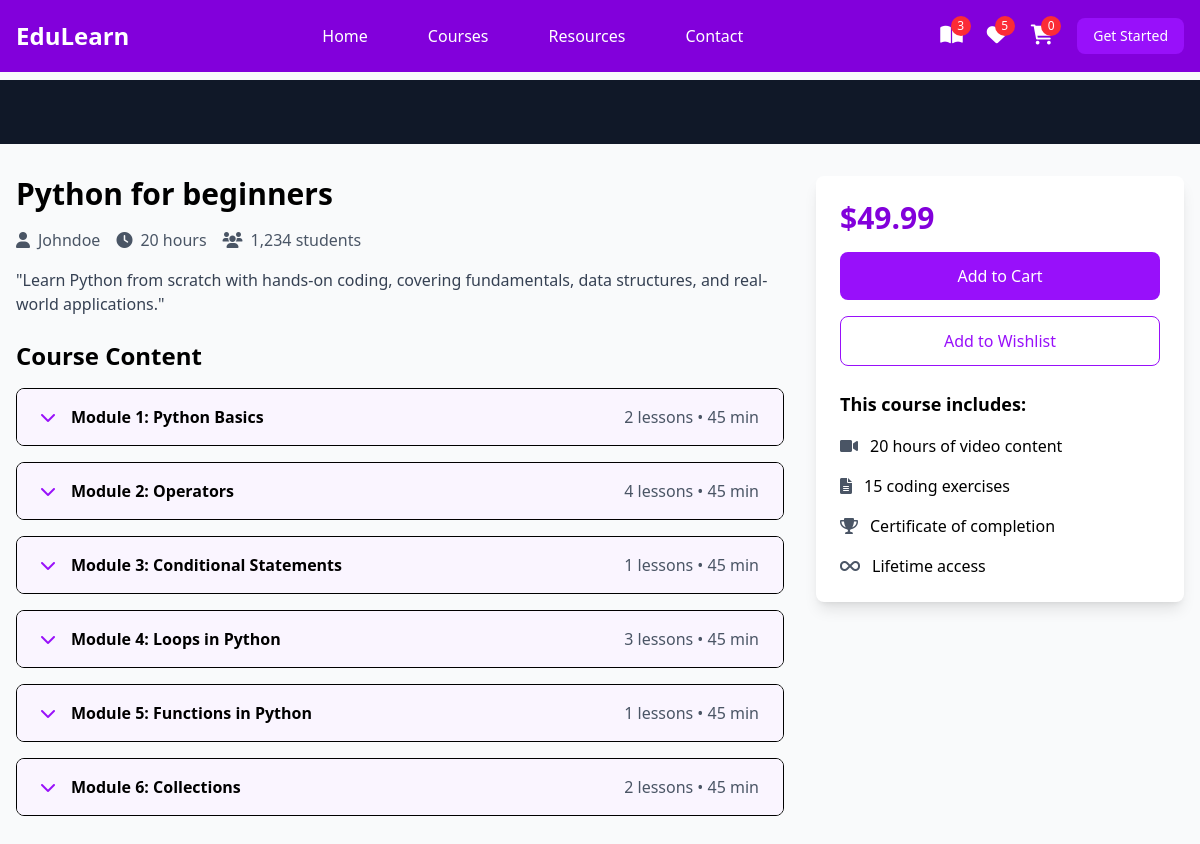
/student/coursedetail/1/ (signed in), run on the app's committed database.
### instructor/models.py (models this page shows, shortened)
class User(AbstractUser):
    ROLE_OPTIONS={
        ("student","student"),
        ("instructor","instructor")
    }
    role=models.CharField(max_length=20,choices=ROLE_OPTIONS,default="student")

class Course(models.Model):
    title=models.CharField(max_length=200)
    description=models.TextField()
    price=models.DecimalField(decimal_places=2,max_digits=5)
    owner=models.ForeignKey(User,on_delete=models.SET_NULL,related_name="courses",null=True)
    is_free=models.BooleanField(default=False)
    picture=models.ImageField(upload_to="courseimages",null=True,blank=True,default="courseimages/default.png")
    thumbnail=EmbedVideoField()
    category_objects=models.ManyToManyField(Category)
    created_at=models.DateTimeField(auto_now_add=True)
    updated_at=models.DateTimeField(auto_now=True)

class Module(models.Model):
    title=models.CharField(max_length=200)
    course_object=models.ForeignKey(Course,on_delete=models.CASCADE,related_name="modules")
    order=models.PositiveIntegerField()
    class Meta:
        ordering=["order"]

### student/views.py (the view)
# urls.py: path("coursedetail/<int:pk>/",views.CourseDetailView.as_view(),name='course-detail'),
class CourseDetailView(View):
    def get(self,request,*args,**kwargs):
        id=kwargs.get("pk")
        course_instance=Course.objects.get(id=id)
        return render(request,"course_detail.html",{"course":course_instance})

### student/templates/course_detail.html (shortened to what this page needs)
{%extends 'base.html'%}
{%load embed_video_tags%}
{%block main_block%}
    <div class="pt-20">
        <div class="bg-gray-900 w-full">
            <div class="max-w-screen-xl mx-auto px-4 py-8">
            </div>
        </div>
        <div class="max-w-screen-xl mx-auto px-4 py-8 grid grid-cols-1 lg:grid-cols-3 gap-8">
            <div class="lg:col-span-2">
                <h1 class="text-3xl font-bold mb-4">{{course.title}}</h1>
                <div class="flex items-center mb-4 text-gray-600">
                    <span class="mr-4"><i class="fas fa-user mr-2"></i>{{course.owner}}</span>
                    <span class="mr-4"><i class="fas fa-clock mr-2"></i>20 hours</span>
                    <span><i class="fas fa-users mr-2"></i>1,234 students</span>
                </div>
                <p class="text-gray-700 mb-6">{{course.description}}</p>
                <div class="space-y-4">
                    <h2 class="text-2xl font-bold mb-4">Course Content</h2>
                    {%for module in course.modules.all%}
                    <div class="border rounded-lg overflow-hidden">
                        <button class="w-full px-6 py-4 bg-purple-50 hover:bg-purple-100 flex items-center justify-between" onclick="toggleModule('module{{forloop.counter}}')">
                            <div class="flex items-center">
                                <i class="fas fa-chevron-down mr-4 text-purple-600"></i>
                                <span class="font-semibold">Module {{forloop.counter}}: {{module.title}}</span>
                            </div>
                            <span class="text-gray-600">{{module.lessons.all.count}} lessons • 45 min</span>
                        </button>
                    </div>
                    {%endfor%}
                </div>
            </div>
            <div class="lg:col-span-1">
                <div class="bg-white p-6 rounded-lg shadow-lg sticky top-24">
                    <div class="text-3xl font-bold mb-4 text-purple-700">$49.99</div>
                    <a href="{%url 'add-to-cart' course.id%}">
                        <button class="w-full bg-purple-600 text-white py-3 rounded-lg mb-4 hover:bg-purple-700 transition duration-300">
                            Add to Cart
                        </button>
                    </a>
                    <button class="w-full border border-purple-600 text-purple-600 py-3 rounded-lg mb-6 hover:bg-purple-50 transition duration-300">
                        Add to Wishlist
                    </button>
                    <div class="space-y-4">
                        <h3 class="font-bold text-lg">This course includes:</h3>
                        <div class="flex items-center">
                            <i class="fas fa-video mr-3 text-gray-600"></i>
                            <span>20 hours of video content</span>
                        </div>
                        <div class="flex items-center">
                            <i class="fas fa-file-alt mr-3 text-gray-600"></i>
                            <span>15 coding exercises</span>
                        </div>
                        <div class="flex items-center">
                            <i class="fas fa-trophy mr-3 text-gray-600"></i>
                            <span>Certificate of completion</span>
                        </div>
                        <div class="flex items-center">
                            <i class="fas fa-infinity mr-3 text-gray-600"></i>
                            <span>Lifetime access</span>
                        </div>
                    </div>
                </div>
            </div>
        </div>
    </div>
{%endblock%}

### student/templates/base.html (shortened to what this page needs)
<!DOCTYPE html>
<html lang="en">
<head>
    <script src="https://unpkg.com/@tailwindcss/browser@4"></script>
    <link href="https://cdnjs.cloudflare.com/ajax/libs/font-awesome/6.0.0/css/all.min.css" rel="stylesheet">
</head>
<body class="bg-gray-50">
    <nav class="bg-purple-700 fixed w-full z-20 top-0 left-0">
        <div class="max-w-screen-xl flex flex-wrap items-center justify-between mx-auto p-4">
            <a href="#" class="flex items-center">
                <span class="self-center text-2xl font-semibold text-white">EduLearn</span>
            </a>
            <div class="items-center justify-between hidden w-full md:flex md:w-auto md:order-1">
                <ul class="flex flex-col p-4 md:p-0 mt-4 font-medium md:flex-row md:space-x-8 md:mt-0">
                    <li><a href="#" class="block py-2 pl-3 pr-4 text-white hover:text-purple-200">Home</a></li>
                    <li><a href="{%url 'mycourses'%}" class="block py-2 pl-3 pr-4 text-white hover:text-purple-200">Courses</a></li>
                    <li><a href="#" class="block py-2 pl-3 pr-4 text-white hover:text-purple-200">Resources</a></li>
                    <li><a href="#" class="block py-2 pl-3 pr-4 text-white hover:text-purple-200">Contact</a></li>
                </ul>
            </div>
            <div class="flex items-center space-x-6 md:order-2">
                <div class="relative group">
                    <a href="#" class="text-white hover:text-purple-200">
                        <i class="fas fa-book-open text-xl"></i>
                        <span class="absolute -top-2 -right-2 bg-red-500 text-white text-xs rounded-full h-5 w-5 flex items-center justify-center">3</span>
                    </a>
                </div>
                <div class="relative group">
                    <a href="#" class="text-white hover:text-purple-200">
                        <i class="fas fa-heart text-xl"></i>
                        <span class="absolute -top-2 -right-2 bg-red-500 text-white text-xs rounded-full h-5 w-5 flex items-center justify-center">5</span>
                    </a>
                </div>
                <div class="relative group">
                    <a href="{%url 'cart-summary'%}" class="text-white hover:text-purple-200">
                        <i class="fas fa-shopping-cart text-xl"></i>
                        <span class="absolute -top-2 -right-2 bg-red-500 text-white text-xs rounded-full h-5 w-5 flex items-center justify-center">{{request.user.basket.all.count}}</span>
                    </a>
                </div>
                <button class="text-white bg-purple-600 hover:bg-purple-800 focus:ring-4 focus:outline-none focus:ring-purple-300 font-medium rounded-lg text-sm px-4 py-2 text-center">Get Started</button>
            </div>
        </div>
    </nav>
   {%block main_block%}
   {%endblock%}
</body>
</html>

### data on the page
User: user.basket.all.count "0"
Course: title "Python for beginners", owner "Johndoe", description "\"Learn Python from scratch with hands-on coding, covering fundamentals, data structures, and real-world applications.\""
Module: title "Python Basics", lessons.all.count "2"
Module: title "Operators", lessons.all.count "4"
Module: title "Conditional Statements", lessons.all.count "1"
Module: title "Loops in Python", lessons.all.count "3"
Module: title "Functions in Python", lessons.all.count "1"
Module: title "Collections", lessons.all.count "2"
